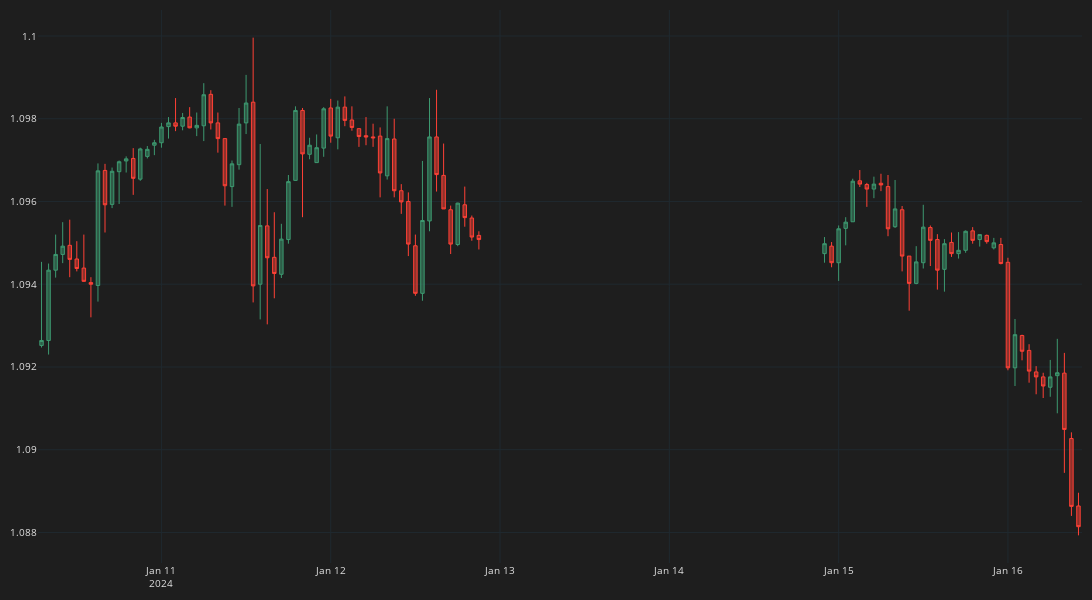

Source (notebook cell):
### Code cell
import requests
import defs, utils
import oanda_api
import pandas as pd
import plotly.graph_objects as go

# This file Will draw a price candle chart of the given pair and granularity


pair = "EUR_USD"
gran = "H1"

df = pd.read_pickle(utils.get_historic_candles_filename(pair))

ignore_cols = ['time', 'volume']

mod_cols = [x for x in df.columns if x not in ignore_cols]

df[mod_cols] = df[mod_cols].apply(pd.to_numeric)

df_plot = df.iloc[-100:].copy()


figure = go.Figure()
figure.add_trace(go.Candlestick(
    x=df_plot.time, open=df_plot.mid_o, high=df_plot.mid_h, low=df_plot.mid_l, close=df_plot.mid_c,
    line=dict(width=1), opacity=1
))

figure.update_layout(
    width=1400,
    height=600,
    margin=dict(l=10,r=10,b=10,t=10),
    font=dict(size=10, color="#e1e1e1"),
    paper_bgcolor='#1e1e1e',
    plot_bgcolor="#1e1e1e"
    )

figure.update_xaxes(
    gridcolor="#1f292f",
    showgrid=True, fixedrange=True,rangeslider=dict(visible=False)
)
figure.update_yaxes(
    gridcolor="#1f292f",
    showgrid=True,
)


figure.show()
